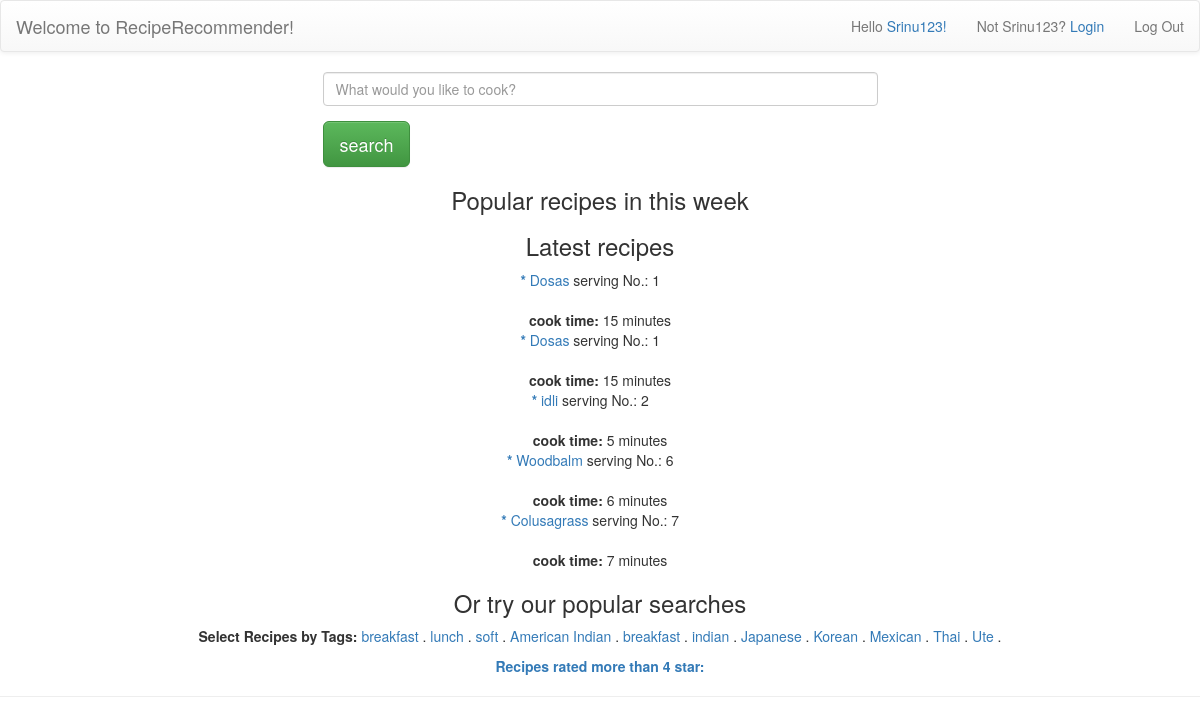
The app's page / (signed in) with its own data.
### tables this page shows
CREATE TABLE `recipe` (
  `rid` mediumint(9) NOT NULL,
  `uname` varchar(40) DEFAULT NULL,
  `rtitle` varchar(100) NOT NULL,
  `rServNum` int(11) DEFAULT NULL,
  `rCookTime` int(11) DEFAULT NULL,
  `rSteps` varchar(1200) DEFAULT NULL,
  `rtime` datetime DEFAULT NULL
);

CREATE TABLE `tag` (
  `tid` int(10) UNSIGNED NOT NULL,
  `tname` varchar(255) NOT NULL
);

### index.php (the view, shortened to what this page needs)
<!DOCTYPE html>
<html>
<head>
<link rel="stylesheet" href="https://maxcdn.bootstrapcdn.com/bootstrap/3.3.7/css/bootstrap.min.css">
<link rel="stylesheet" href="https://maxcdn.bootstrapcdn.com/bootstrap/3.3.7/css/bootstrap-theme.min.css">
</head>
<body>
<nav class="navbar navbar-default" role="navigation">
    <div class="container-fluid">
        <div class="navbar-header">
            <a class="navbar-brand" href="index.php"> Welcome to RecipeRecommender!</a>
        </div>
        <div class="pull-right" id="navbar1">
            <ul class="nav navbar-nav navbar-right">
                <?php if (isset($_SESSION['uname'])) { ?>
                <li><p class="navbar-text">Hello <a href="UserInfo.php"><?php echo $_SESSION['uname']."!"; ?></a></p></li>
                <li><p class="navbar-text">Not  <?php echo $_SESSION['uname']."? "; ?><a href="login.php">Login</a></p></li>
                <li><a href="logout.php">Log Out</a></li>
                <?php } else { ?>
                <li><a href="login.php">Login</a></li>
                <li><a href="register.php">Sign Up</a></li>
                <?php } ?>
            </ul>
        </div>
    </div>
</nav>
<div class="container">
		<div class="row">
			<div class="col-md-6 col-md-offset-3">
				<form method = 'POST'>
				<div class="form-group">
					<input type= "text" name="keyword" class="form-control" placeholder = "What would you like to cook?"/>
				</div>
				<input type="submit" name="submit" class="btn btn-success btn-lg" value="search" />
				</form>
			</div>
	 	</div>
</div>
<h3 align="center">Popular recipes in this week</h3>
<?php
	$s='<p align="center">';
    echo $s.'</div>';?>
<h3 align="center"> Latest recipes</a></h3>
<?php
	$query2=" SELECT * FROM Recipe ORDER BY rtime DESC LIMIT 5" ;
	$result = mysqli_query($con,$query2);
	$results = mysqli_num_rows($result);
	$s="<p align='center'>";
   	if ($results>0) {
   		while($row = $result->fetch_assoc()) {
   			$rid = $row["rid"];
			$rtitle = $row["rtitle"];
			$rServNum= $row["rServNum"];
			$rCookTime= $row["rCookTime"];
			$resultim = mysqli_query($con, "SELECT RecipeImgDir FROM RecipeImg WHERE rid = '" . $rid. "' limit 1");
			if (mysqli_num_rows($resultim)==1){
				$rowIm = mysqli_fetch_array($resultim);
				$MyPhoto=  $rowIm['RecipeImgDir'];
				$iId = "<img src= 'http://localhost/proj2/Images/".$MyPhoto."'width = 400/>";
			} else {
				$iId = '';
			}
			$s.= '<a href="recipe.php?rid=' . $rid . '">' ."<b>* </b>" . $rtitle. '</a>'." serving No.: </b>" . $rServNum. "&nbsp;&nbsp;&nbsp;&nbsp;&nbsp; <br>" .$iId . "<br><b>cook time: </b>" . $rCookTime. " minutes <br>";
		}
	}
    echo $s;
?>
<h3 align="center"> Or try our popular searches  </h3>
<?php
	$query3 ="SELECT tname FROM Tag";
	$result = mysqli_query($con,$query3);
	$results = mysqli_num_rows($result);
	$s="<p align='center'><b>Select Recipes by Tags: </b></a>";
   	if ($results>0) {
   		while($row = $result->fetch_assoc()) {
   			$tname = $row["tname"];
			$s.= '<a href="recipesByTag.php?tname='. $tname . '">' . $tname. '</a>'."   .  ";
		}
	}
    echo $s.'<br></div>';
    echo "<p align='center'><b><a href='goodRecipes.php'>Recipes rated more than 4 star: </b></a><p>";
?>
<hr />
 </body>
</html>

### records on screen
recipe: rtitle "Dosas", rServNum "1", rCookTime "15"
recipe: rtitle "Dosas", rServNum "1", rCookTime "15"
recipe: rtitle "idli", rServNum "2", rCookTime "5"
recipe: rtitle "Woodbalm", rServNum "6", rCookTime "6"
recipe: rtitle "Colusagrass", rServNum "7", rCookTime "7"
tag: tname "breakfast"
tag: tname "lunch"
tag: tname "soft"
tag: tname "American Indian"
tag: tname "breakfast"
tag: tname "indian"
tag: tname "Japanese"
tag: tname "Korean"
tag: tname "Mexican"
tag: tname "Thai"
tag: tname "Ute"

### other values on screen
$_SESSION['uname'] "Srinu123"
